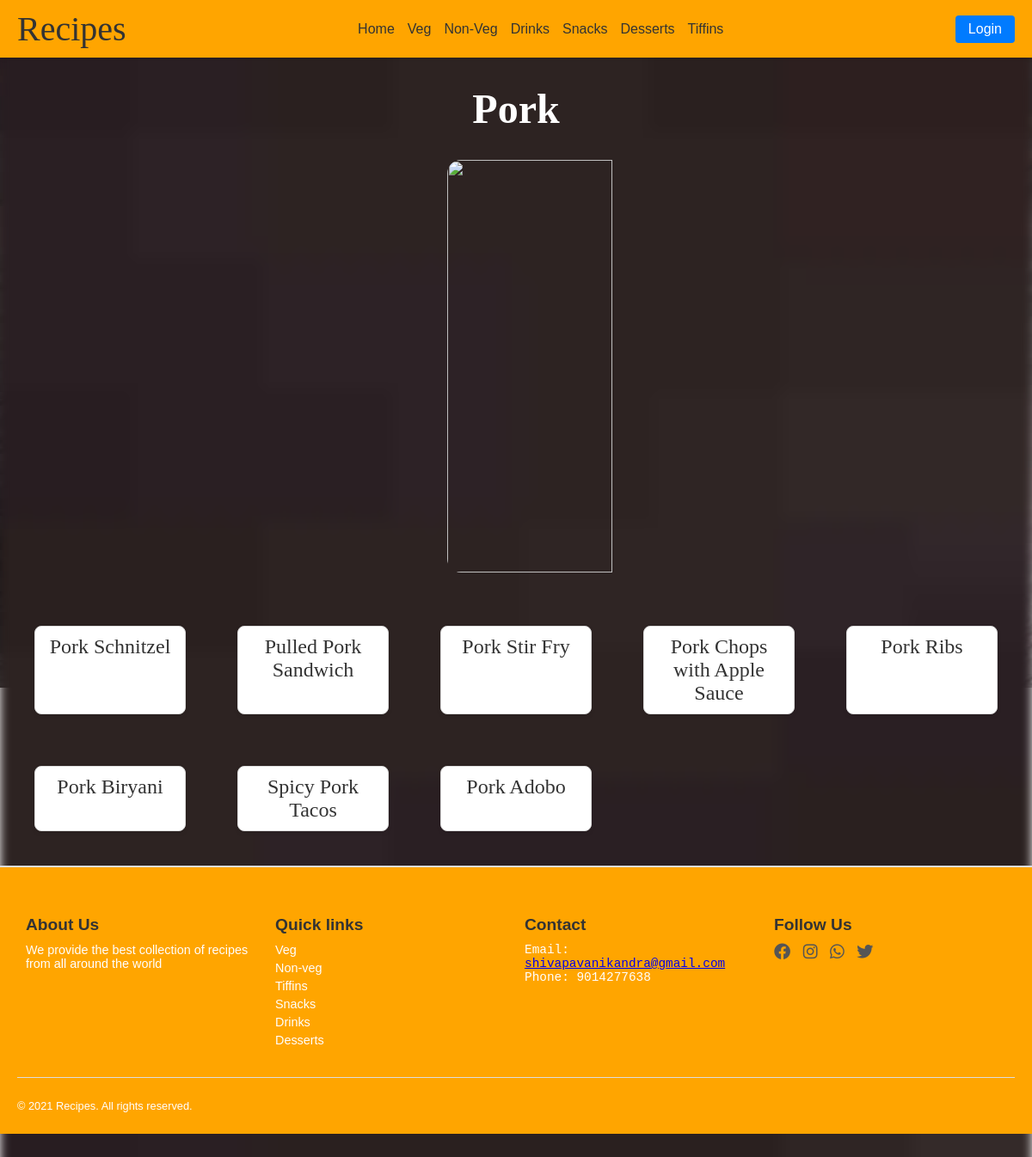
The page /nonveg/Pork/ on the database its author committed.
### nonveg/models.py (models this page shows, shortened)
class pork(models.Model):
    name = models.CharField(max_length=100)
    image = models.ImageField(upload_to='images/')
    ingrediants = models.TextField()
    description = models.TextField()
    video=models.URLField(null=True,blank=True)

### nonveg/views.py (the view)
# urls.py: path('Pork/',views.Pork,name='Pork'),
def Pork(request):
    porks=pork.objects.all()
    return render(request,'nonveg/pork.html',{'porks':porks})

### template/nonveg/pork.html (shortened to what this page needs)
<!DOCTYPE html>
<html lang="en">
<head>
    <link href="https://cdnjs.cloudflare.com/ajax/libs/font-awesome/6.0.0-beta3/css/all.min.css" rel="stylesheet">
<body>
    <nav>
        <div class="logo">Recipes</div>
        <div class="nav-links">
            <a href="{% url 'ourrecipe1:home' %}">Home</a>
            <div class="has-dropdown">
                <a href="{% url 'ourrecipe1:veg' %}">Veg</a>
            </div>
            <div class="has-dropdown">
                <a href="{% url 'ourrecipe1:nonveg' %}">Non-Veg</a>
            </div>
            <div class="has-dropdown">
                <a href="{% url 'ourrecipe1:drinks' %}">Drinks</a>
            </div>
            <div class="has-dropdown">
                <a href="{% url 'ourrecipe1:snacks' %}">Snacks</a>
            </div>
            <div class="has-dropdown">
                <a href="{% url 'ourrecipe1:dessert' %}">Desserts</a>
            </div>
            <div class="has-dropdown">
                <a href="{% url 'ourrecipe1:tiffins' %}">Tiffins</a>
            </div>
        </div>
        <div class="search-login">
            <button class="login-btn">Login</button>
        </div>
    </nav>
    <h1 id="head">Pork</h1>
    <div><img src="../../static/images/pork-stir-fry-recipe-1.jpg" alt="" id="img1"></div><br>
    <div class="fastfood-container">
        {% for i in porks %}
    <a href="{% url 'nonveg:showpork' i.id %}" class="fastfood-item">{{i.name}}</a>
    {% endfor %}</div>
    <footer>
        <div class="footer-section">
        <h4>About Us</h4>
        <p>We provide the best collection of recipes from all
            around the world</p>
        </div>
        <div class="footer-section">
        <ul>
            <h4>Quick links</h4>
            <a href="{% url 'ourrecipe1:veg' %}" class="quick"><li>Veg</li></a>
            <a href="{% url 'ourrecipe1:nonveg' %}" class="quick"><li>Non-veg</li></a>
            <a href="{% url 'ourrecipe1:tiffins' %}" class="quick"><li>Tiffins</li></a>
            <a href="{% url 'ourrecipe1:snacks' %}" class="quick"><li>Snacks</li></a>
            <a href="{% url 'ourrecipe1:drinks' %}" class="quick"><li>Drinks</li></a>
            <a href="{% url 'ourrecipe1:dessert' %}" class="quick"><li>Desserts</li></a>
        </ul>
        </div>
        <div class="footer-section">
        <h4>Contact</h4>
        <pre>Email:
<a href="#">shivapavanikandra@gmail.com</a>
Phone: 9014277638
        </pre>
        </div>
        <div class="footer-section">
        <h4>Follow Us</h4>
        <a href="#"><i class="fa-brands fa-facebook"></i></a>
        <a href="#"><i class="fa-brands fa-instagram"></i></a>
        <a href="#"><i class="fa-brands fa-whatsapp"></i></a>
        <a href="#"><i class="fa-brands fa-twitter"></i></a>
        </div>
        <hr>
        <p id="f2">&copy; 2021 Recipes. All rights reserved.</p>
    </footer>
</body>
</html>

### template/nonveg/pork.html (style rules this page uses)
body { margin: 0; font-family: Arial, sans-serif; background-image: url(../../static/images/Mutton-Biryani.jpg); background-repeat: no-repeat; background-size: cover; background-position: center; }
body::before { content: ""; position: absolute; top: 0vh; left: 0; right: 0; bottom: -80vh; background-image: inherit; background-size: inherit; background-repeat: inherit; filter: blur(6px); z-index: -1; }
#img1 { position: relative; z-index: 1; }
nav { display: flex; justify-content: space-between; align-items: center; background-color: orange; padding: 10px 20px; box-shadow: 0 2px 4px rgba(0, 0, 0, 0.1); }
.logo { font-size: 2.5rem; font-family: cursive; color: #333; }
.nav-links { display: flex; gap: 15px; }
.nav-links a { text-decoration: none; font-size: 1rem; color: #333; transition: color 0.3s; }
.has-dropdown { position: relative; }
.search-login { display: flex; gap: 10px; align-items: center; }
.login-btn { background-color: #007BFF; color: white; border: none; padding: 7px 15px; border-radius: 4px; font-size: 1rem; cursor: pointer; transition: background-color 0.3s; }
footer { display: flex; flex-wrap: wrap; justify-content: space-between; background-color: orange; padding: 20px; border-top: 2px solid #ddd; }
footer h4 { margin-bottom: 10px; font-size: 1.2rem; color: #333; }
footer p, pre { font-size: 0.9rem; color: white; margin: 5px 0; }
ul { list-style-type: none; padding: 0; margin: 0; }
ul a { text-decoration: none; color: white; font-size: 0.9rem; margin: 5px 0; display: block; }
footer a i { font-size: 1.2rem; color: #555; margin-right: 10px; transition: color 0.3s ease; }
footer hr { width: 100%; border: none; border-top: 1px solid #ddd; margin: 20px 0; }
#f2 { text-align: center; font-size: 0.8rem; color: white; }
.footer-section { flex: 1; min-width: 200px; margin: 10px; }
#img1 { width: 40%; height: 60vh; margin-left: 65vh; border-radius: 2vh; }
#head { font-size: 3rem; font-family: cursive; text-align: center; color: white; }
.fastfood-container { display: grid; grid-template-columns: repeat(auto-fit, minmax(150px, 1fr)); gap: 60px; padding: 40px; max-width: 1200px; margin: 0 auto; }
.fastfood-item { display: block; text-align: center; text-decoration: none; font-family: cursive; font-size: 1.5em; color: #333; background-color: #fff; padding: 10px 15px; border: 1px solid #ddd; border-radius: 8px; box-shadow: 0 2px 5px rgba(0, 0, 0, 0.1); transition: transform 0.2s, box-shadow 0.2s; }

### rows shown on the page
pork: name "Pork Schnitzel"
pork: name "Pulled Pork Sandwich"
pork: name "Pork Stir Fry"
pork: name "Pork Chops with Apple Sauce"
pork: name "Pork Ribs"
pork: name "Pork Biryani"
pork: name "Spicy Pork Tacos"
pork: name "Pork Adobo"
